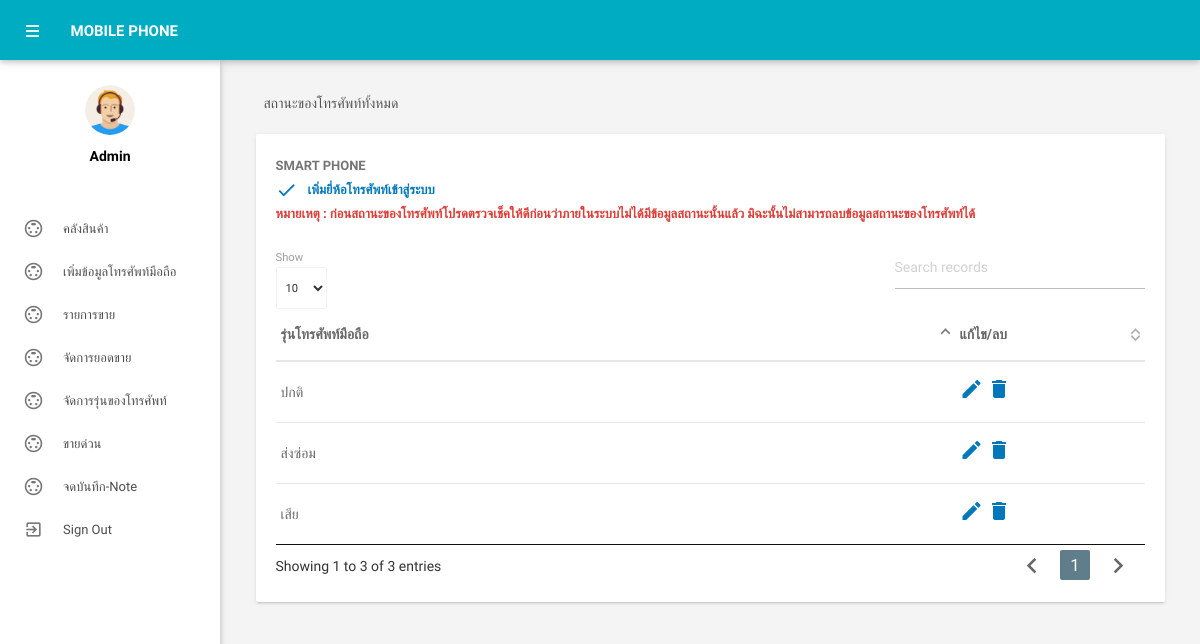
Screenshot of /admin/add-status-phone.php (signed in) with the database file from the repository.
### tables this page shows
CREATE TABLE IF NOT EXISTS phone_status(
	status_id int(4) PRIMARY KEY AUTO_INCREMENT NOT NULL,
    status_name varchar(30) NOT NULL
)CHARACTER SET utf8;

### admin/add-status-phone.php (the view, shortened to what this page needs)
<?php
include('includes/config.php');
if (strlen($_SESSION['alogin']) == 0) {
    header('location:index.php');
} else {
?>
    <!DOCTYPE html>
    <html lang="en">
    <head>
        <link type="text/css" rel="stylesheet" href="../assets/plugins/materialize/css/materialize.min.css" />
        <link href="../assets/plugins/material-preloader/css/materialPreloader.min.css" rel="stylesheet">
        <link href="../assets/plugins/datatables/css/jquery.dataTables.min.css" rel="stylesheet">
        <link href="../assets/css/alpha.min.css" rel="stylesheet" type="text/css" />
        <link href="../assets/css/custom.css" rel="stylesheet" type="text/css" />
    </head>
    <body>
        <?php include('includes/header.php'); ?>
        <?php include('includes/sidebar.php'); ?>
        <main class="mn-inner">
            <div class="row">
                <div class="col s12">
                    <div class="page-title">สถานะของโทรศัพท์ทั้งหมด</div>
                </div>
                <div class="col s12 m12 l12">
                    <div class="card">
                        <div class="card-content">
                            <span class="card-title">Smart Phone
                                <br>
                                <a href="add-status.php"><i class="material-icons">done</i>เพิ่มยี่ห้อโทรศัพท์เข้าสู่ระบบ</a>
                                <a style="color:#dd3d36;"><br>หมายเหตุ : ก่อนสถานะของโทรศัพท์โปรดตรวจเช็คให้ดีก่อนว่าภายในระบบไม่ได้มีข้อมูลสถานะนั้นแล้ว มิฉะนั้นไม่สามารถลบข้อมูลสถานะของโทรศัพท์ได้</a>
                            </span>
                            <table id="example" class="display responsive-table ">
                                <thead>
                                    <tr>
                                        <th>รุ่นโทรศัพท์มือถือ</th>
                                        <th style="width:180px;">แก้ไข/ลบ</th>
                                    </tr>
                                </thead>
                                <tbody>
                                    <?php $sql = "SELECT * FROM phone_status";
                                    $query = $dbh->prepare($sql);
                                    $query->execute();
                                    $results = $query->fetchAll(PDO::FETCH_OBJ);
                                    if ($query->rowCount() > 0) {
                                        foreach ($results as $result) {               ?>
                                            <tr>
                                                <td> <?php echo htmlentities($result->status_name); ?></td>
                                                <td><a href="edit-status.php?status_id=<?php echo htmlentities($result->status_id); ?>"><i class="material-icons">mode_edit</i></a>
                                                    <a href="delete-status.php?status_id=<?php echo htmlentities($result->status_id); ?>" onclick="return confirm('คุณต้องการที่จะลบข้อมูลโทรศัพท์เครื่องนี้ใช่หรือไม่ ?');""><i class=" material-icons" title="Active">delete</i>
                                                </td>
                                            </tr>
                                    <?php $cnt++;
                                        }
                                    } ?>
                                </tbody>
                            </table>
                        </div>
                    </div>
                </div>
            </div>
        </main>
        </div>
        <div class="left-sidebar-hover"></div>
    </body>
    </html>
<?php } ?>

### admin/add-status-phone.php (style rules this page uses)
body { font-family: 'IBM Plex Sans Thai Looped', sans-serif; }

### rows the page displays
phone_status: status_name "ปกติ"
phone_status: status_name "เสีย"
phone_status: status_name "ส่งซ่อม"
